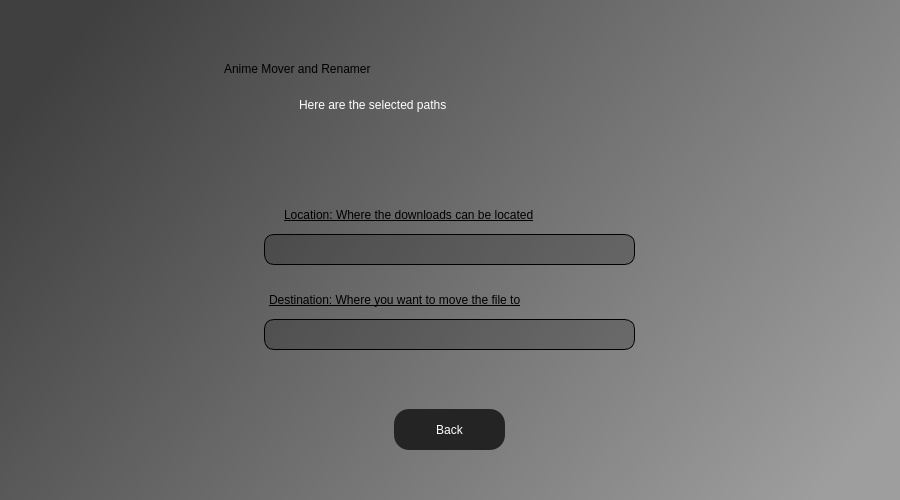
<?xml version="1.0" encoding="UTF-8"?>
<ui version="4.0">
 <class>main_window</class>
 <widget class="QDialog" name="main_window">
  <property name="geometry">
   <rect>
    <x>0</x>
    <y>0</y>
    <width>900</width>
    <height>500</height>
   </rect>
  </property>
  <property name="windowTitle">
   <string>Dialog</string>
  </property>
  <widget class="QWidget" name="background_widget" native="true">
   <property name="geometry">
    <rect>
     <x>-1</x>
     <y>-1</y>
     <width>921</width>
     <height>521</height>
    </rect>
   </property>
   <property name="styleSheet">
    <string notr="true">QWidget#background_widget {
background-color: qlineargradient(spread:pad, x1:0, y1:0.261, x2:1, y2:0.71,stop:0 rgba(64, 64, 64, 255), stop:1 rgba(158, 158, 158, 255));
}</string>
   </property>
   <widget class="QLabel" name="mainscreen_label">
    <property name="geometry">
     <rect>
      <x>225</x>
      <y>40</y>
      <width>450</width>
      <height>60</height>
     </rect>
    </property>
    <property name="styleSheet">
     <string notr="true">QLabel#mainscreen_label {
	font: 28pt &quot;MS Shell Dlg 2&quot;;
}</string>
    </property>
    <property name="text">
     <string>Anime Mover and Renamer</string>
    </property>
   </widget>
   <widget class="QLabel" name="selected_paths_label">
    <property name="geometry">
     <rect>
      <x>300</x>
      <y>90</y>
      <width>301</width>
      <height>31</height>
     </rect>
    </property>
    <property name="styleSheet">
     <string notr="true">QLabel#selected_paths_label {
	font: 18pt &quot;MS Shell Dlg 2&quot;;
	color: white;
}</string>
    </property>
    <property name="text">
     <string>Here are the selected paths</string>
    </property>
   </widget>
   <widget class="QLabel" name="location_heading">
    <property name="geometry">
     <rect>
      <x>285</x>
      <y>195</y>
      <width>331</width>
      <height>41</height>
     </rect>
    </property>
    <property name="styleSheet">
     <string notr="true">QLabel#location_heading{
	font: 12pt &quot;MS Shell Dlg 2&quot;;
	text-decoration: underline;
}</string>
    </property>
    <property name="text">
     <string>Location: Where the downloads can be located</string>
    </property>
   </widget>
   <widget class="QLabel" name="destination_heading">
    <property name="geometry">
     <rect>
      <x>270</x>
      <y>280</y>
      <width>361</width>
      <height>41</height>
     </rect>
    </property>
    <property name="styleSheet">
     <string notr="true">QLabel#destination_heading{
	font: 12pt &quot;MS Shell Dlg 2&quot;;
	text-decoration: underline;
}</string>
    </property>
    <property name="text">
     <string>Destination: Where you want to move the file to</string>
    </property>
   </widget>
   <widget class="QLabel" name="location_output">
    <property name="geometry">
     <rect>
      <x>265</x>
      <y>235</y>
      <width>371</width>
      <height>31</height>
     </rect>
    </property>
    <property name="styleSheet">
     <string notr="true">QLabel#location_output{
	font: 10pt &quot;MS Shell Dlg 2&quot;;
	color: white;
	background-color: rgba(0, 0, 0, 50);
	border-radius: 10px;
	border: 1px solid black;
	text-align: center;
}</string>
    </property>
    <property name="text">
     <string/>
    </property>
    <property name="alignment">
     <set>Qt::AlignCenter</set>
    </property>
    <property name="margin">
     <number>0</number>
    </property>
   </widget>
   <widget class="QLabel" name="destination_output">
    <property name="geometry">
     <rect>
      <x>265</x>
      <y>320</y>
      <width>371</width>
      <height>31</height>
     </rect>
    </property>
    <property name="styleSheet">
     <string notr="true">QLabel#destination_output{
	font: 10pt &quot;MS Shell Dlg 2&quot;;
	color: white;
	background-color: rgba(0, 0, 0, 50);
	border-radius: 10px;
	border: 1px solid black
}</string>
    </property>
    <property name="text">
     <string/>
    </property>
    <property name="alignment">
     <set>Qt::AlignCenter</set>
    </property>
   </widget>
   <widget class="QPushButton" name="back_button">
    <property name="geometry">
     <rect>
      <x>395</x>
      <y>410</y>
      <width>111</width>
      <height>41</height>
     </rect>
    </property>
    <property name="styleSheet">
     <string notr="true">#back_button {
	border-radius: 15px;
	background-color: rgba(36, 36, 36, 255);
	color: white;
	font: 13pt &quot;MS Shell Dlg 2&quot;;
}</string>
    </property>
    <property name="text">
     <string>Back</string>
    </property>
   </widget>
  </widget>
 </widget>
 <resources/>
 <connections/>
</ui>
